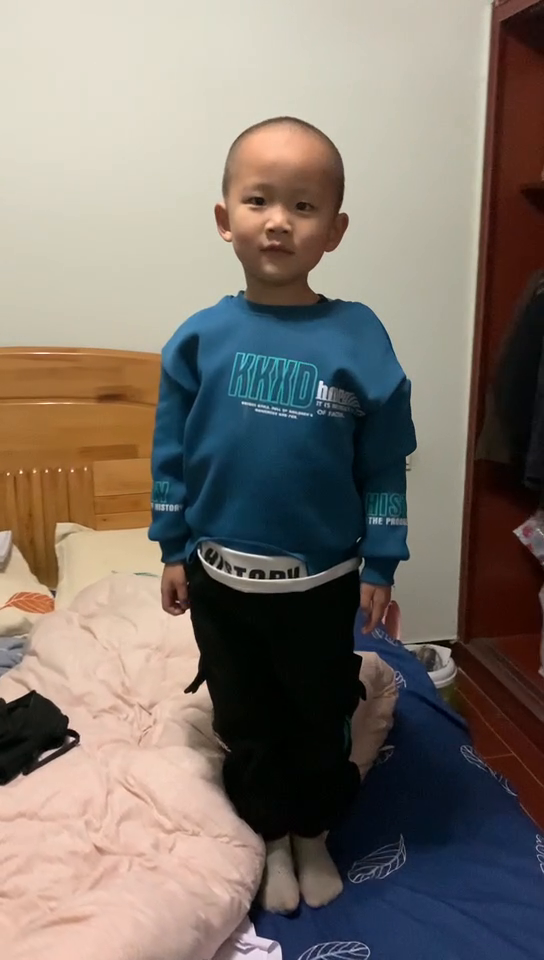
#> input picture opencv_py/data/imgs/yinzihao.png, 544 x 960 px, found by its file name
$ python flann_matcher.py
#> lines starting #> are read from the running program, lines starting #| are printed output that depends on the picture; after the words box and inside, x2 and y2 are one past the last pixel; in counts of white or black regions, pixels touching at a corner belong together
import cv2
import numpy as np
"""
特征匹配: FLANN特征匹配法
    在进行批量特征匹配时，FLANN速度更快，由于它使用的是邻近近似值，所以精度较差。

FLANN特征匹配步骤：
    创建匹配器，FlannBasedMatcher(...)
        index_params字典: 匹配算法KDTREE、LSH
        search_params字典: 指定KDTREE算法中遍历树的次数
        index_params = dict(algorithm=FLANN_INDEX_KDTREE, trees=5)
        search_params = dict(checks=50)
    进行特征匹配, flann.match/knnMatch(...)
        参数为SIFT、SURF、OBR等计算的描述子，对2幅图的描述子进行计算
        k, 表示取欧式距离最近的前k个关键点
        返回的是匹配的结果DMatch对象(
                        distance, 描述子之间的距离越低越好。
                        queryIdx，第一个图像的描述子索引值。
                        trainIdx, 第二个图的描述子索引值,
                        imgIdx, 第二个图的索引值)
    绘制匹配点，cv2.drawMatches/cv2.drawMatchesKnn(img1, kp1, img2, kp2..)

图像查找：
    特征匹配 + 单应性矩阵（图像自动转正）
"""
img1 = cv2.imread(r'E:\PycharmProjects\funnyPython\opencv_py\data\imgs\yinzihao.png')
#> img1 is the input picture: shape (960, 544, 3); mean B, G, R 108.7, 116.8, 126.3
img2 = cv2.imread(r'E:\PycharmProjects\funnyPython\opencv_py\data\imgs\yinzihao2.png')
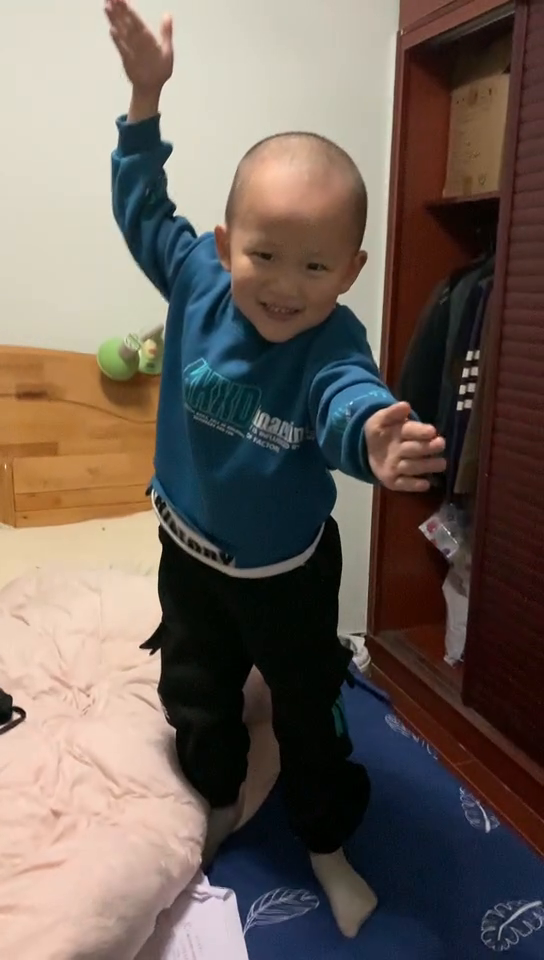
#> input picture opencv_py/data/imgs/yinzihao2.png, 544 x 960 px, found by its file name
#> img2 is the input picture: shape (960, 544, 3); mean B, G, R 90.6, 98.6, 111.3
#灰度化
gray_img1 = cv2.cvtColor(img1, cv2.COLOR_BGR2GRAY)
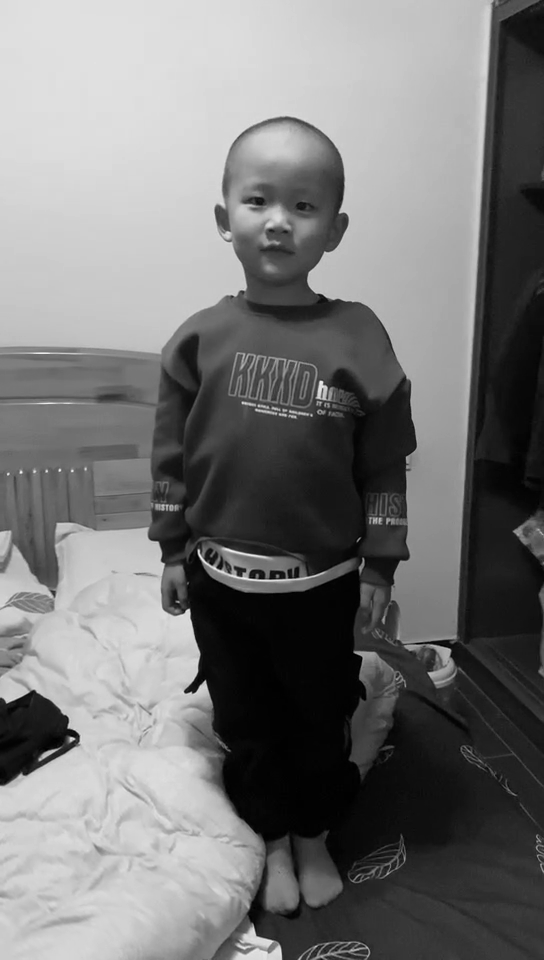
#> gray_img1: shape (960, 544); min 0, max 242, mean 118.7
gray_img2 = cv2.cvtColor(img2, cv2.COLOR_BGR2GRAY)
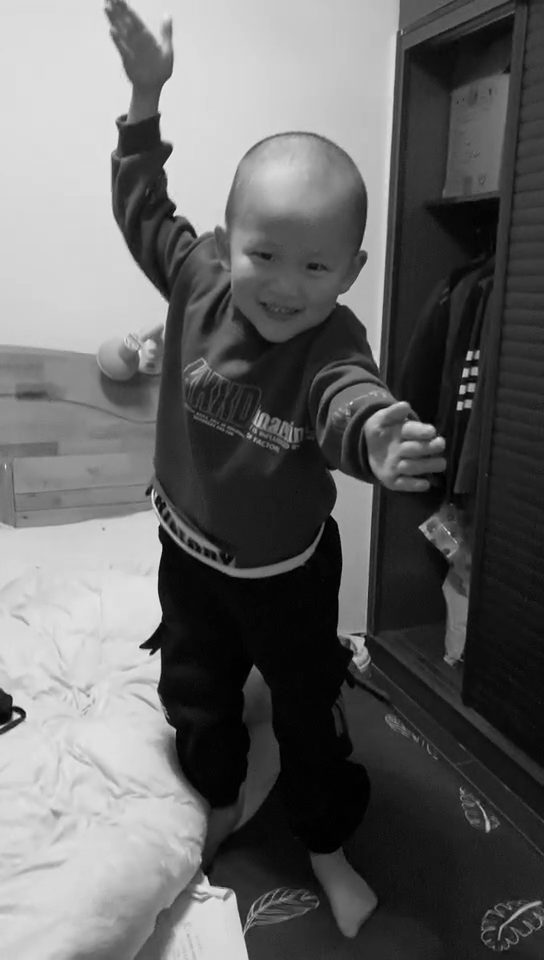
#> gray_img2: shape (960, 544); min 0, max 241, mean 101.5

sift = cv2.xfeatures2d.SIFT_create()
kp1, des1 = sift.detectAndCompute(gray_img1, None)
#> kp1 = 951 keypoints; strongest (x, y, size): (71, 739, 3.5), (199, 551, 2), (188, 611, 3.5), (203, 688, 6.5)
kp2, des2 = sift.detectAndCompute(gray_img2, None)
#> kp2 = 982 keypoints; strongest (x, y, size): (16, 716, 4.7), (141, 149, 40.2), (142, 647, 3.3), (465, 373, 4.9)

index_params = dict(algorithm=1, trees=5)
search_params = dict(checks=50)
flann = cv2.FlannBasedMatcher(index_params, search_params)
matchs = flann.knnMatch(des1, des2, k=2)
#> matchs = 951 matches
good=[]
for i , (m, n) in enumerate(matchs):
    if m.distance < 0.7 * n.distance:
        good.append(m)
#> after the loop, good = 56 matches

if len(good) >= 4:# 必须至少匹配到4个顶点
    # 查找单应性矩阵
    srcPts = np.float32([kp1[m.queryIdx].pt for m in good]).reshape(-1, 1, 2)
#> srcPts = 56 rows, first 8: [21.58, 594.1], [46.04, 749.3], [63.85, 711.8], [70.01, 726], [70.01, 726], [73.97, 750.3], [94.44, 717.1], [94.83, 636.8]
    dstPts = np.float32([kp2[m.trainIdx].pt for m in good]).reshape(-1, 1, 2)
#> dstPts = 56 rows, first 8: [157.6, 917.6], [224.2, 575.3], [111.7, 139.6], [14.98, 703], [14.98, 703], [19.56, 726.4], [33.94, 698.2], [27.51, 623.9]
    H, _ = cv2.findHomography(srcPts, dstPts, cv2.RANSAC, 5)
#> H = [[0.986, 0.148, -159.6], [-0.062, 1.04, 18.52], [-9.91e-05, 0.000132, 1]]
    # 计算透视变换
    h, w = img1.shape[:2]
#> h = 960; w = 544
    pts = np.float32([[0, 0], [0, h-1], [w-1, h-1], [w-1, 0]]).reshape(-1, 1, 2)
#> pts = [[0, 0], [0, 959], [543, 959], [543, 0]]
    dst = cv2.perspectiveTransform(pts, H)
#> dst = [[-159.6, 18.52], [-15.31, 898.6], [483.2, 912.3], [397.3, -16.03]]
    cv2.polylines(img2, [np.int32(dst)], True, (0, 0, 255))
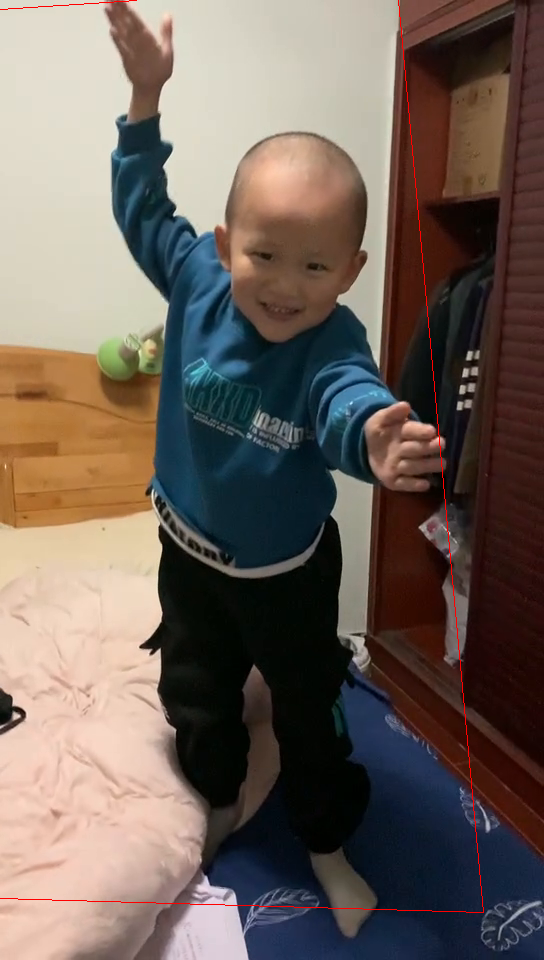
#> img2: shape (960, 544, 3); 0.29% of pixels changed, all inside (x1, y1, x2, y2) = (0, 0, 484, 913)
else:
    exit()
result = cv2.drawMatchesKnn(img1, kp1, img2, kp2, [good], None)
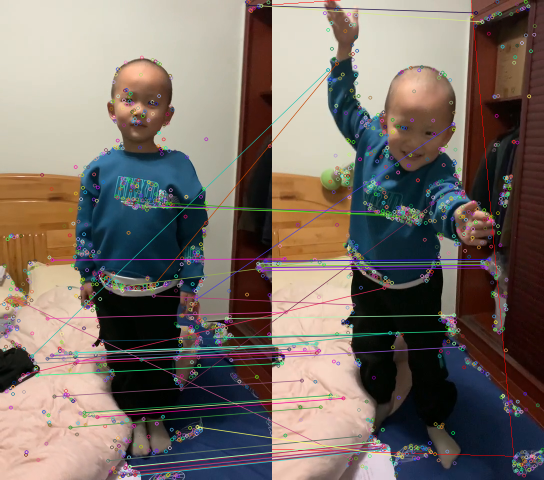
#> result: shape (960, 1088, 3) (shown at 1/2 size); mean B, G, R 102, 109.4, 120.8

cv2.imshow('flann_match', result)
cv2.waitKey(0)
